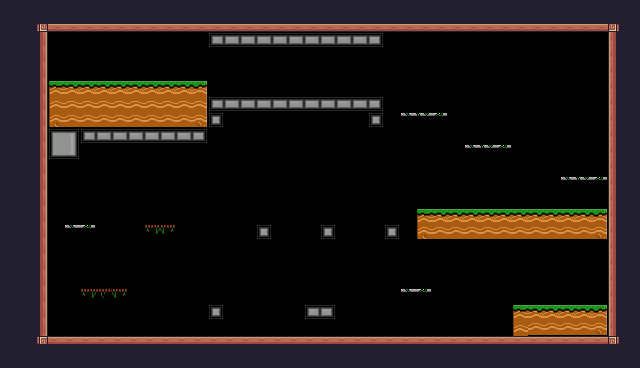

A 2D game scene composited from a Tiled map and its tileset images. What follows is a short description and the map's XML, with each tile layer's data collapsed to a summary:
An orthogonal 40x23 tile map with 16x16 px tiles, 1 tile layer (Background), 2 tilesets and 57 objects (18x Saw, 10x Fruit, 7x Platform, Player, Checkpoint, ...).

<map version="1.10" tiledversion="1.12.2" orientation="orthogonal" renderorder="right-down" width="40" height="23" tilewidth="16" tileheight="16" infinite="0" nextlayerid="7" nextobjectid="104">
 <properties>
  <property name="BackgroundColor" value="JungleBackground" />
 </properties>
 <tileset firstgid="1" source="TinkerGame.tsx" />
 <tileset firstgid="243" source="TileSetTinker.tsx" />
 <layer id="1" name="Background" width="40" height="23">
  <properties>
   <property name="BackgroundColor" value="JungleBackground" />
  </properties>
  <data>[920 cells, 382 non-empty, 29 distinct tile ids]</data>
 </layer>
 <objectgroup id="5" name="Spawnpoints">
  <object id="3" name="Player" type="Player" x="48" y="48" width="31.3333" height="32" />
  <object id="35" name="Bananas" type="Fruit" x="432" y="176" width="32" height="32" />
  <object id="36" name="Cherries" type="Fruit" x="464" y="112" width="32" height="32" />
  <object id="37" name="Apple" type="Fruit" x="576" y="144" width="32" height="32" />
  <object id="38" name="Cherries" type="Fruit" x="416" y="80" width="32" height="32" />
  <object id="39" name="Orange" type="Fruit" x="160" y="48" width="32" height="32" />
  <object id="40" name="Kiwi" type="Fruit" x="128" y="48" width="32" height="32" />
  <object id="41" name="Strawberry" type="Fruit" x="64" y="192" width="32" height="32" />
  <object id="42" name="Pineapple" type="Fruit" x="80" y="256" width="32" height="32" />
  <object id="43" name="Orange" type="Fruit" x="144" y="192" width="32" height="32" />
  <object id="44" type="Saw" x="448" y="320" width="32" height="32">
   <properties>
    <property name="isVertical" type="bool" value="false" />
    <property name="offNeg" type="float" value="0" />
    <property name="offPos" type="float" value="0" />
   </properties>
  </object>
  <object id="45" type="Saw" x="288" y="64" width="32" height="32">
   <properties>
    <property name="isVertical" type="bool" value="true" />
    <property name="offNeg" type="float" value="4" />
    <property name="offPos" type="float" value="3" />
   </properties>
  </object>
  <object id="53" type="Checkpoint" x="544" y="240" width="64" height="64" />
  <object id="62" type="Portal" x="528" y="240" width="16" height="64">
   <properties>
    <property name="isClosed" type="bool" value="true" />
   </properties>
  </object>
  <object id="67" type="Saw" x="224" y="64" width="32" height="32">
   <properties>
    <property name="isVertical" type="bool" value="true" />
    <property name="offNeg" type="float" value="4" />
    <property name="offPos" type="float" value="3" />
   </properties>
  </object>
  <object id="68" type="Saw" x="352" y="64" width="32" height="32">
   <properties>
    <property name="isVertical" type="bool" value="true" />
    <property name="offNeg" type="float" value="4" />
    <property name="offPos" type="float" value="3" />
   </properties>
  </object>
  <object id="69" type="Saw" x="416" y="320" width="32" height="32">
   <properties>
    <property name="isVertical" type="bool" value="false" />
    <property name="offNeg" type="float" value="0" />
    <property name="offPos" type="float" value="0" />
   </properties>
  </object>
  <object id="70" type="Saw" x="480" y="320" width="32" height="32">
   <properties>
    <property name="isVertical" type="bool" value="false" />
    <property name="offNeg" type="float" value="0" />
    <property name="offPos" type="float" value="0" />
   </properties>
  </object>
  <object id="71" type="Saw" x="384" y="320" width="32" height="32">
   <properties>
    <property name="isVertical" type="bool" value="false" />
    <property name="offNeg" type="float" value="0" />
    <property name="offPos" type="float" value="0" />
   </properties>
  </object>
  <object id="72" type="Saw" x="352" y="320" width="32" height="32">
   <properties>
    <property name="isVertical" type="bool" value="false" />
    <property name="offNeg" type="float" value="0" />
    <property name="offPos" type="float" value="0" />
   </properties>
  </object>
  <object id="73" type="Saw" x="320" y="320" width="32" height="32">
   <properties>
    <property name="isVertical" type="bool" value="false" />
    <property name="offNeg" type="float" value="0" />
    <property name="offPos" type="float" value="0" />
   </properties>
  </object>
  <object id="74" type="Saw" x="288" y="320" width="32" height="32">
   <properties>
    <property name="isVertical" type="bool" value="false" />
    <property name="offNeg" type="float" value="0" />
    <property name="offPos" type="float" value="0" />
   </properties>
  </object>
  <object id="75" type="Saw" x="256" y="320" width="32" height="32">
   <properties>
    <property name="isVertical" type="bool" value="false" />
    <property name="offNeg" type="float" value="0" />
    <property name="offPos" type="float" value="0" />
   </properties>
  </object>
  <object id="76" type="Saw" x="224" y="320" width="32" height="32">
   <properties>
    <property name="isVertical" type="bool" value="false" />
    <property name="offNeg" type="float" value="0" />
    <property name="offPos" type="float" value="0" />
   </properties>
  </object>
  <object id="77" type="Saw" x="192" y="320" width="32" height="32">
   <properties>
    <property name="isVertical" type="bool" value="false" />
    <property name="offNeg" type="float" value="0" />
    <property name="offPos" type="float" value="0" />
   </properties>
  </object>
  <object id="78" type="Saw" x="160" y="320" width="32" height="32">
   <properties>
    <property name="isVertical" type="bool" value="false" />
    <property name="offNeg" type="float" value="0" />
    <property name="offPos" type="float" value="0" />
   </properties>
  </object>
  <object id="79" type="Saw" x="128" y="320" width="32" height="32">
   <properties>
    <property name="isVertical" type="bool" value="false" />
    <property name="offNeg" type="float" value="0" />
    <property name="offPos" type="float" value="0" />
   </properties>
  </object>
  <object id="80" type="Saw" x="96" y="320" width="32" height="32">
   <properties>
    <property name="isVertical" type="bool" value="false" />
    <property name="offNeg" type="float" value="0" />
    <property name="offPos" type="float" value="0" />
   </properties>
  </object>
  <object id="81" type="Saw" x="64" y="320" width="32" height="32">
   <properties>
    <property name="isVertical" type="bool" value="false" />
    <property name="offNeg" type="float" value="0" />
    <property name="offPos" type="float" value="0" />
   </properties>
  </object>
  <object id="82" name="Kiwi" type="Fruit" x="304" y="272" width="32" height="32" />
  <object id="83" type="Saw" x="304" y="208" width="32" height="32">
   <properties>
    <property name="isVertical" type="bool" value="false" />
    <property name="offNeg" type="float" value="4" />
    <property name="offPos" type="float" value="4" />
   </properties>
  </object>
 </objectgroup>
 <objectgroup id="6" name="Collisions">
  <object id="5" x="32" y="16" width="16" height="336" />
  <object id="6" x="208" y="32" width="176" height="16" />
  <object id="8" x="608" y="16" width="16" height="320" />
  <object id="9" x="48" y="336" width="576" height="16" />
  <object id="31" type="Platform" x="464" y="144" width="48" height="16" />
  <object id="47" x="48" y="80" width="160" height="48" />
  <object id="56" x="512" y="304" width="96" height="32" />
  <object id="57" x="416" y="208" width="192" height="32" />
  <object id="59" x="320" y="224" width="16" height="16" />
  <object id="60" x="384" y="224" width="16" height="16" />
  <object id="84" x="48" y="128" width="160" height="16" />
  <object id="85" x="48" y="144" width="32" height="16" />
  </objectgroup>
</map>
<!-- 14 of 57 objects omitted -->
